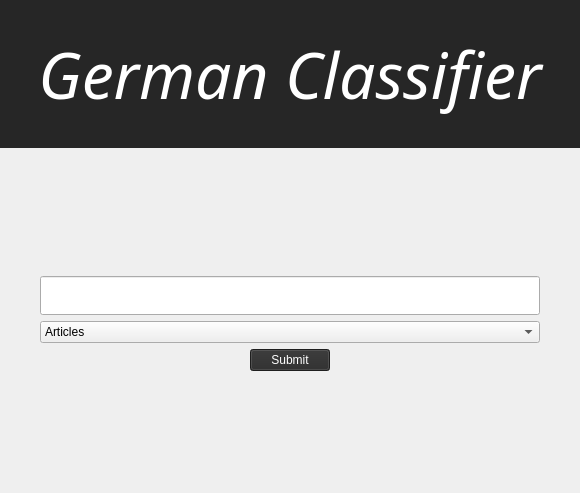
      <widget class="QWidget" name="main_tab">
       <attribute name="title">
        <string>main</string>
       </attribute>
       <layout class="QVBoxLayout" name="verticalLayout_8">
        <property name="margin">
         <number>0</number>
        </property>
        <item>
         <widget class="QLabel" name="label_4">
          <property name="font">
           <font>
            <family>Sans Serif</family>
            <pointsize>48</pointsize>
            <italic>true</italic>
           </font>
          </property>
          <property name="styleSheet">
           <string notr="true">background-color: rgb(38, 38, 38);
color: rgb(255, 255, 255);
padding: 30px;
border: none;</string>
          </property>
          <property name="text">
           <string>German Classifier</string>
          </property>
          <property name="alignment">
           <set>Qt::AlignCenter</set>
          </property>
          <property name="margin">
           <number>0</number>
          </property>
          <property name="indent">
           <number>0</number>
          </property>
         </widget>
        </item>
        <item>
         <spacer name="verticalSpacer">
          <property name="orientation">
           <enum>Qt::Vertical</enum>
          </property>
          <property name="sizeHint" stdset="0">
           <size>
            <width>20</width>
            <height>122</height>
           </size>
          </property>
         </spacer>
        </item>
        <item>
         <layout class="QHBoxLayout" name="horizontalLayout_3">
          <item>
           <spacer name="horizontalSpacer">
            <property name="orientation">
             <enum>Qt::Horizontal</enum>
            </property>
            <property name="sizeHint" stdset="0">
             <size>
              <width>40</width>
              <height>20</height>
             </size>
            </property>
           </spacer>
          </item>
          <item>
           <layout class="QVBoxLayout" name="verticalLayout_7">
            <item>
             <widget class="QLineEdit" name="word_edit">
              <property name="minimumSize">
               <size>
                <width>500</width>
                <height>0</height>
               </size>
              </property>
              <property name="font">
               <font>
                <pointsize>20</pointsize>
                <weight>75</weight>
                <italic>true</italic>
                <bold>true</bold>
               </font>
              </property>
              <property name="text">
               <string/>
              </property>
             </widget>
            </item>
            <item>
             <widget class="QComboBox" name="class_combo">
              <property name="layoutDirection">
               <enum>Qt::LeftToRight</enum>
              </property>
              <property name="currentIndex">
               <number>0</number>
              </property>
              <item>
               <property name="text">
                <string>Articles</string>
               </property>
              </item>
              <item>
               <property name="text">
                <string>Animals</string>
               </property>
              </item>
              <item>
               <property name="text">
                <string>Vegetabls</string>
               </property>
              </item>
              <item>
               <property name="text">
                <string>Simple Verbs</string>
               </property>
              </item>
              <item>
               <property name="text">
                <string>Phrasal Verbs</string>
               </property>
              </item>
             </widget>
            </item>
            <item>
             <layout class="QHBoxLayout" name="horizontalLayout">
              <item>
               <spacer name="horizontalSpacer_3">
                <property name="orientation">
                 <enum>Qt::Horizontal</enum>
                </property>
                <property name="sizeHint" stdset="0">
                 <size>
                  <width>40</width>
                  <height>20</height>
                 </size>
                </property>
               </spacer>
              </item>
              <item>
               <widget class="QPushButton" name="submit_button">
                <property name="styleSheet">
                 <string notr="true">background-color: rgb(42, 42, 42);
color: rgb(255, 255, 255);</string>
                </property>
                <property name="text">
                 <string>Submit</string>
                </property>
               </widget>
              </item>
              <item>
               <spacer name="horizontalSpacer_4">
                <property name="orientation">
                 <enum>Qt::Horizontal</enum>
                </property>
                <property name="sizeHint" stdset="0">
                 <size>
                  <width>40</width>
                  <height>20</height>
                 </size>
                </property>
               </spacer>
              </item>
             </layout>
            </item>
           </layout>
          </item>
          <item>
           <spacer name="horizontalSpacer_2">
            <property name="orientation">
             <enum>Qt::Horizontal</enum>
            </property>
            <property name="sizeHint" stdset="0">
             <size>
              <width>40</width>
              <height>20</height>
             </size>
            </property>
           </spacer>
          </item>
         </layout>
        </item>
        <item>
         <spacer name="verticalSpacer_2">
          <property name="orientation">
           <enum>Qt::Vertical</enum>
          </property>
          <property name="sizeHint" stdset="0">
           <size>
            <width>20</width>
            <height>122</height>
           </size>
          </property>
         </spacer>
        </item>
       </layout>
      </widget>
